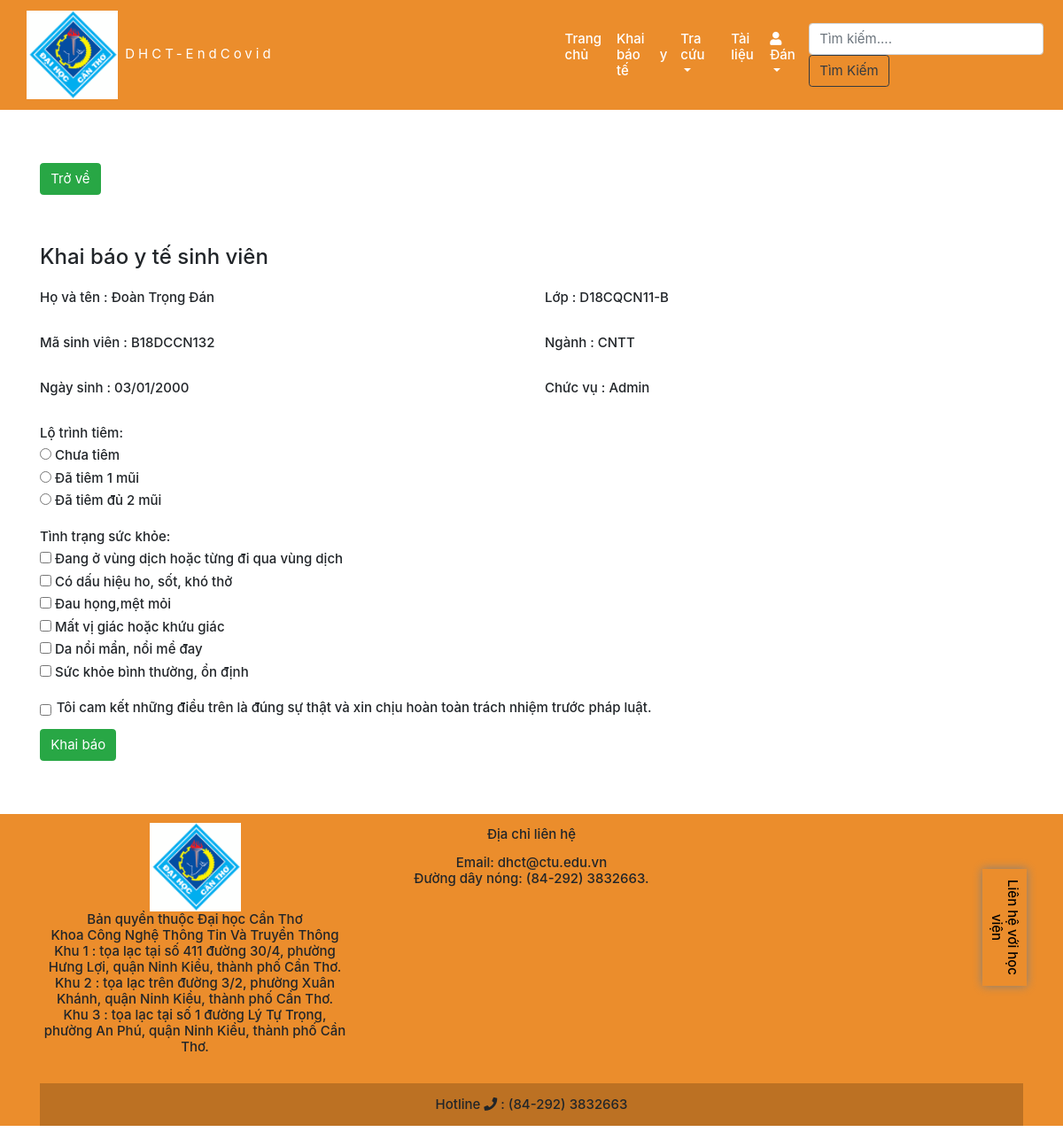
Screenshot of /user/userkhaibao/14 (signed in) with the database file from the repository.
### tables this page shows
CREATE TABLE `taikhoan` (
  `UserID` int(11) NOT NULL,
  `Idtaikhoan` varchar(10) NOT NULL,
  `Hovaten` varchar(100) NOT NULL,
  `Pass` varchar(100) NOT NULL,
  `SDT` varchar(100) NOT NULL,
  `Lop` varchar(100) NOT NULL,
  `Nganhhoc` varchar(100) NOT NULL,
  `Diachi` varchar(200) NOT NULL,
  `Email` varchar(200) NOT NULL,
  `Ngaysinh` varchar(200) NOT NULL,
  `role` int(11) NOT NULL,
  `avatar` varchar(100) NOT NULL
);

### system/load.php (called while the page is built, shortened)
<?php
    class load{
        public function view($filename,$data=NULL){
            include "app/view/".$filename.".php";
        }
    }
?>

### app/controller/user.php (called while the page is built, shortened)
<?php
class user extends dcontroller{
    public function userkhaibao($id){
        $taikhoan = "taikhoan";
        $khachhang = $this -> load-> model("usermodel");
        $cond = "UserID = $id";
        $data["chitiet"] = $khachhang -> Userdetail($taikhoan, $cond);
        $this -> load -> view('header',);
        $this -> load -> view('khaibao/khaibaoform',$data);
       $this -> load -> view('footer');
    }
}
?>

### system/database.php (called while the page is built, shortened)
<?php
    class database {
        public $cond;
       public function __construct(){
        $connect = 'localhost';
        $user='root';
        $database="ptitcovid";
        $pass='';
        $this->cond = new mysqli($connect,$user,$pass,$database);
        }
        public function select($sql){
            $statement =mysqli_query($this->cond,$sql);
            return $statement;
        }
    }
?>

### app/model/usermodel.php (called while the page is built, shortened)
<?php
    class usermodel extends dmodel{
          public function Userdetail($tbl_customer,$cond){
            $sql ="SELECT * FROM $tbl_customer WHERE $cond";
            return $this->db-> select($sql);
          }
    }
?>

### system/session.php (called while the page is built, shortened)
<?php
class session{
    public static function get($key){
       if(isset( $_SESSION[$key])){
           return  $_SESSION[$key];
       }else{
           return false;
       }
     }
}
?>

### app/view/khaibao/khaibaoform.php (the view, shortened to what this page needs)
<div style="margin: 5% auto;" class="container">
<a href="<?php echo BASE_URL ?>index"><button style=" margin-bottom: 3%;" class="btn btn-success">Trở về</button></a>
<p style="margin:2% auto;font-size: 24px!important;"> Khai báo y tế sinh viên</p>
<form action="<?php echo BASE_URL ?>user/khaibao" class="was-validated" method="POST">
<div class="row">
  <?php foreach($chitiet as $key => $value){
  ?>
        <div class="col-sm-6">
        <p>Họ và tên : <?php echo $value['Hovaten'] ?> </p> <br>
        <p>Mã sinh viên : <?php echo $value['Idtaikhoan'] ?> </p><br>
        <p>Ngày sinh : <?php echo $value['Ngaysinh'] ?></p><br>
        </div>
        <div class="col-sm-6">
        <p>Lớp : <?php echo $value['Lop'] ?></p><br>
        <p>Ngành : <?php echo $value['Nganhhoc'] ?></p><br>
        <p>Chức vụ : <?php
        if(session::get("role")==1){
            echo"Admin";
        }else{
            echo "Sinh viên";
        }
        ?></p><br>
        </div>
        <?php
  }
  ?>
        </div>
          <div class="form-group">
            <label for="uname">Lộ trình tiêm:</label> <br>
            <input type="radio" id="chuatiem" name="lotrinh" value="Chưa tiêm">
            <label for="html">Chưa tiêm</label><br>
            <input type="radio" id="tiem1" name="lotrinh" value="Đã tiêm 1 mũi">
            <label for="css">Đã tiêm 1 mũi </label><br>
            <input type="radio" id="tiem2" name="lotrinh" value="Đã tiêm đủ 2 mũi">
            <label for="javascript">Đã tiêm đủ 2 mũi</label>
          </div>
          <div class="form-group">
            <label for="uname">Tình trạng sức khỏe:</label> <br>
            <input type="checkbox" id="dh1" name="tinhtrang[]" value="Đang ở vùng dịch hoặc từng đi qua vùng dịch">
            <label for="vehicle1">Đang ở vùng dịch hoặc từng đi qua vùng dịch</label><br>
            <input type="checkbox" id="dh2" name="tinhtrang[]" value="Có dấu hiệu ho, sốt, khó thở">
            <label for="vehicle2"> Có dấu hiệu ho, sốt, khó thở</label><br>
            <input type="checkbox" id="dh3" name="tinhtrang[]" value="Đau họng,mệt mỏi">
            <label for="vehicle3"> Đau họng,mệt mỏi</label><br>
            <input type="checkbox" id="dh4" name="tinhtrang[]" value="Mất vị giác hoặc khứu giác">
            <label for="vehicle2"> Mất vị giác hoặc khứu giác</label><br>
            <input type="checkbox" id="dh5" name="tinhtrang[]" value="Da nổi mẩn, nổi mề đay">
            <label for="vehicle2"> Da nổi mẩn, nổi mề đay</label><br>
            <input type="checkbox" id="dh5" name="tinhtrang[]" value="Sức khỏe bình thường, ổn định">
            <label for="vehicle2"> Sức khỏe bình thường, ổn định</label><br>
          </div>
          <div class="form-group form-check">
            <label class="form-check-label">
              <input class="form-check-input" type="checkbox" name="check" required> Tôi cam kết những điều trên là đúng sự thật và xin chịu hoàn toàn trách nhiệm trước pháp luật.
            </label>
          </div>
          <button type="submit" name="khaibao" class="btn btn-success">Khai báo</button>
        </form>
</div>

### style.css (style rules this page uses)
* { font-size: 15px !important; text-decoration: none !important; }
p,a,h4,h5 { text-align: justify!important; }
a { color: black !important; }

### rows the page displays
taikhoan: Hovaten "Đoàn Trọng Đán", Idtaikhoan "B18DCCN132", Ngaysinh "03/01/2000", Lop "D18CQCN11-B", Nganhhoc "CNTT"

### other values shown
end($ten) "Đán"
